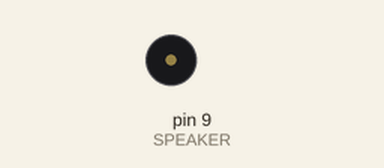
Simulated run of this sketch. Board: Arduino Uno, built with avr-gcc and run on an emulated ATmega328P. On the bench: buzzer (waves = sounding).

Above: at 0.5 s.
Timing chart, 0 to 3.0 s (numbered marks = the images above):
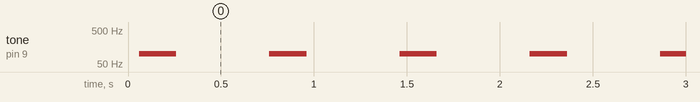

Measured:
- by itself, tone on pin 9 (SPEAKER): alternates 100 Hz for 0.20 s and silent for 0.50 s

The sketch:

SpeakerSample1.ino
```cpp
//スピーカ
const int SPEAKER = 9; // スピーカが接続されているピン

void setup()
{
  pinMode(SPEAKER, OUTPUT); // ピンを出力に設定
}

void loop()
{
  int i;
  for (i = 0; i < 20; i++)
  {
    digitalWrite(SPEAKER, HIGH); // 出力ピンの電圧を HIGH にする
    delay(5);                    // 5 ミリ秒待機
    digitalWrite(SPEAKER, LOW);  // 出力ピンの電圧を LOW にする
    delay(5);                    // 5 ミリ秒待機
    }
  delay(500); // 500 ミリ秒待機
}
```
